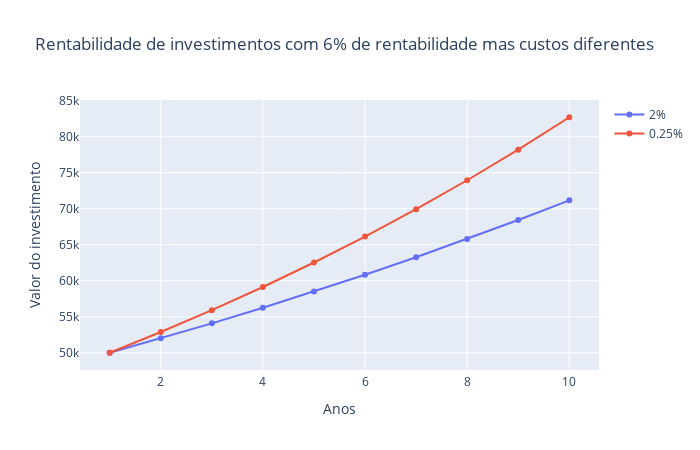

Here is the notebook cell this chart was saved with:
### Code cell
import plotly.graph_objects as go

# Create traces
fig = go.Figure()
fig.add_trace(go.Scatter(x=data['Anos'], y=data['2%'],
                    mode='lines+markers',
                    name='2%'))
fig.add_trace(go.Scatter(x=data['Anos'], y=data['0.25%'],
                    mode='lines+markers',
                    name='0.25%'))

fig.update_layout(
    title = "Rentabilidade de investimentos com 6% de rentabilidade mas custos diferentes",
    xaxis=dict(
        showline=True,
        showticklabels=True,
        linewidth=2,
        title='Anos',
    ),
    yaxis=dict(
        title="Valor do investimento",

    ),
    autosize=False,
)
fig.show()

### Figure 1 — Plotly figure (JSON) as saved in the notebook; plotly's stock layout.template omitted (floating-point values rounded to 4 significant figures)
{"data": [{"mode": "lines+markers", "name": "2%", "type": "scatter", "x": [1, 2, 3, 4, 5, 6, 7, 8, 9, 10], "y": [50000, 52000, 54080.0, 56240.0, 58490.0, 60830.0, 63270.0, 65800.0, 68430.0, 71170.0]}, {"mode": "lines+markers", "name": "0.25%", "type": "scatter", "x": [1, 2, 3, 4, 5, 6, 7, 8, 9, 10], "y": [50000, 52880.0, 55920.0, 59130.0, 62530.0, 66130.0, 69930.0, 73950.0, 78200.0, 82700.0]}], "layout": {"autosize": false, "height": 450, "title": {"text": "Rentabilidade de investimentos com 6% de rentabilidade mas custos diferentes"}, "width": 700, "xaxis": {"autorange": true, "linewidth": 2, "range": [0.4173, 10.58], "showline": true, "showticklabels": true, "title": {"text": "Anos"}, "type": "linear"}, "yaxis": {"autorange": true, "range": [47600.0, 85090.0], "title": {"text": "Valor do investimento"}, "type": "linear"}}}
